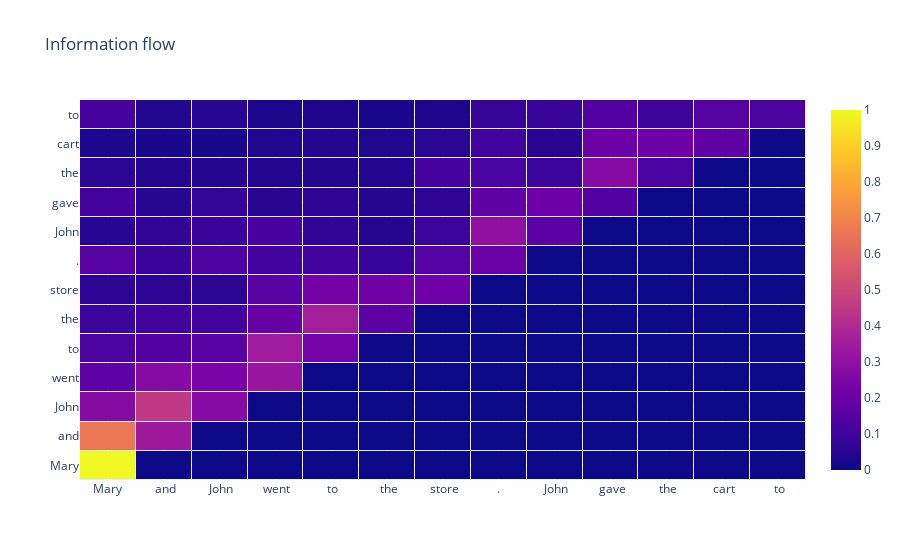

Source (notebook cell):
### Code cell
# Aggregate all attention outputs 
def get_activations(prompt):
    _, cache = model.run_with_cache(prompt)
    batch = 0

    activations = []

    ## Get all the activations for every head in every layer
    for layer in range(model.cfg.n_layers):
        layer_activations = []
        for head in range(model.cfg.n_heads):
            head_acts = cache["pattern", layer][batch][head][1:, 1:] # getting the attention patterns for eveall tokens except the first <|endoftext|> token

            layer_activations.append(head_acts)
        layer_activations = t.stack(layer_activations)
        activations.append(layer_activations)

    activations = t.stack(activations)

    print(activations.shape)
    return activations

def get_attention_layer_activations(position=-1):
  position_contributions =  t.zeros(len(tokens[1:]), device=model.cfg.device)

  for layer in range(model.cfg.n_layers):
    layer_activations = activations[layer]
    
    token_activations = layer_activations[:,position,:]
    summed_values = einops.reduce(token_activations, 'tensors num -> num', 'sum')
    normalized_tensor = summed_values / t.sum(summed_values)

    position_contributions += normalized_tensor

  position_contributions = position_contributions/model.cfg.n_layers
  return position_contributions

def plot_info_flow(prompt):
  tokens = model.to_str_tokens(prompt)
  activations = get_activations(prompt)

  total_position_contributions =  t.zeros((len(tokens) - 1, len(tokens[1:])), device=model.cfg.device)

  for i in range(len(tokens) - 1):
    position_contributions = get_attention_layer_activations(i)
    total_position_contributions[i] = t.tensor(position_contributions, device=model.cfg.device)

  heatmap(total_position_contributions.cpu().numpy(), tokens[1:], tokens[1:], "Information flow")

plot_info_flow("Mary and John went to the store. John gave the cart to")

### Figure 1 — Plotly figure (JSON) as saved in the notebook; plotly's stock layout.template omitted (floating-point values rounded to 4 significant figures; data arrays with more than 128 entries replaced by an {"elided": "..."} marker saying what was removed)
{"data": [{"dx": 1, "dy": 1, "type": "heatmap", "x0": 0, "xaxis": "x", "xgap": 1, "y0": 0, "yaxis": "y", "ygap": 1, "z": {"elided": "13x13 float values"}}], "layout": {"title": {"text": "Information flow"}, "xaxis": {"tickfont": {"size": 12}, "tickmode": "array", "ticktext": ["Mary", " and", " John", " went", " to", " the", " store", ".", " John", " gave", " the", " cart", " to"], "tickvals": [0, 1, 2, 3, 4, 5, 6, 7, 8, 9, 10, 11, 12]}, "yaxis": {"tickfont": {"size": 12}, "tickmode": "array", "ticktext": ["Mary", " and", " John", " went", " to", " the", " store", ".", " John", " gave", " the", " cart", " to"], "tickvals": [0, 1, 2, 3, 4, 5, 6, 7, 8, 9, 10, 11, 12]}}}
